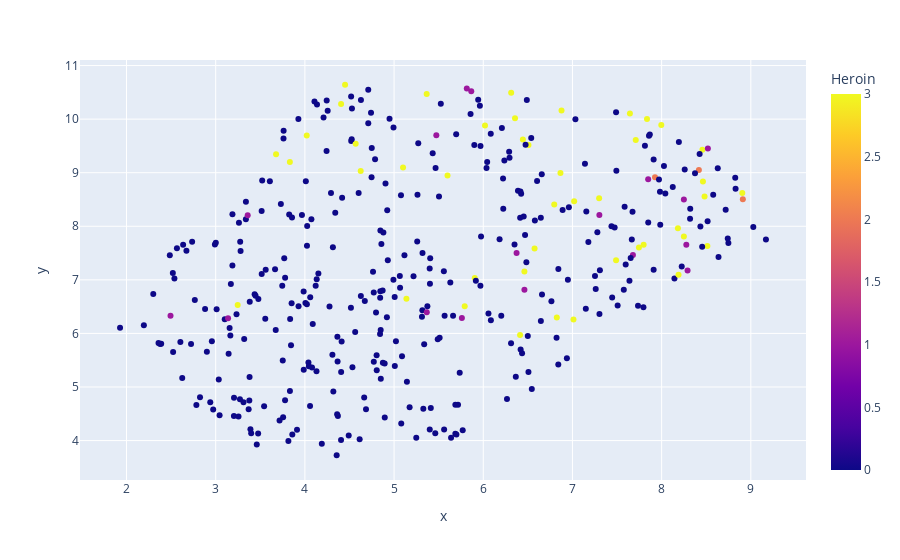
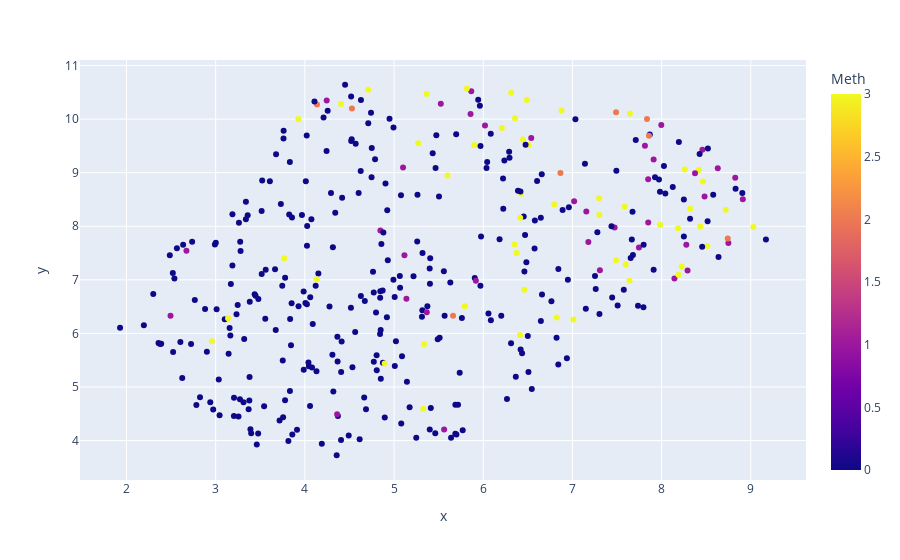
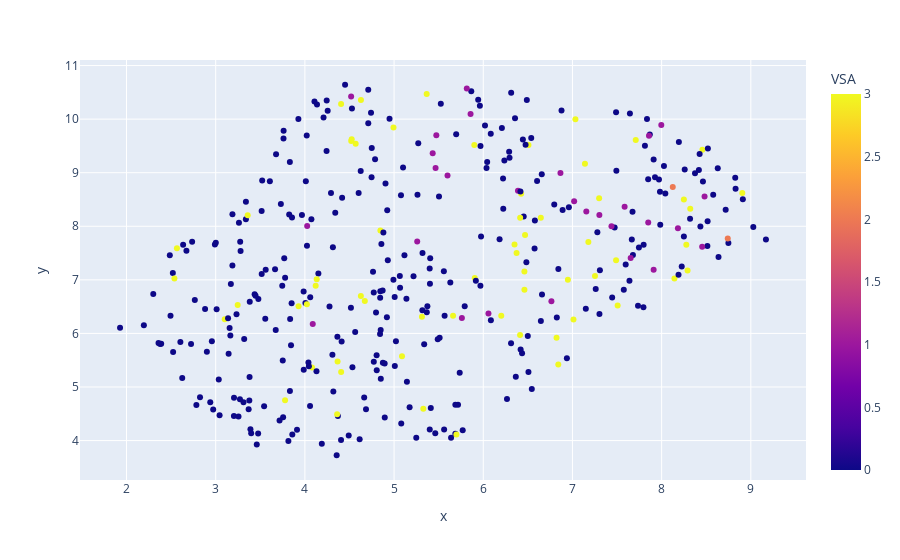

Notebook source saved alongside these figures, in order:
### Markdown cell above
## Disitribution of Targets in Data

### Code cell
sample_drug_3 = drug_3.sample(n=400, random_state=20)
for target in target_list:
    express.scatter(data_frame=sample_drug_3, x='x', y='y', color=target).show()

### Figure 1 — Plotly figure (JSON) as saved in the notebook; plotly's stock layout.template omitted (floating-point values rounded to 4 significant figures; data arrays with more than 128 entries replaced by an {"elided": "..."} marker saying what was removed)
{"data": [{"hovertemplate": "x=%{x}<br>y=%{y}<br>Heroin=%{marker.color}<extra></extra>", "legendgroup": "", "marker": {"color": {"elided": "400 int values"}, "coloraxis": "coloraxis", "symbol": "circle"}, "mode": "markers", "name": "", "orientation": "v", "showlegend": false, "type": "scatter", "x": {"elided": "400 float values"}, "xaxis": "x", "y": {"elided": "400 float values"}, "yaxis": "y"}], "layout": {"autosize": true, "coloraxis": {"colorbar": {"title": {"text": "Heroin"}}, "colorscale": [[0, "#0d0887"], [0.1111, "#46039f"], [0.2222, "#7201a8"], [0.3333, "#9c179e"], [0.4444, "#bd3786"], [0.5556, "#d8576b"], [0.6667, "#ed7953"], [0.7778, "#fb9f3a"], [0.8889, "#fdca26"], [1, "#f0f921"]]}, "legend": {"tracegroupgap": 0}, "margin": {"t": 60}, "xaxis": {"anchor": "y", "autorange": true, "domain": [0, 1], "range": [1.461, 9.636], "title": {"text": "x"}, "type": "linear"}, "yaxis": {"anchor": "x", "autorange": true, "domain": [0, 1], "range": [3.19, 11.18], "title": {"text": "y"}, "type": "linear"}}}

### Figure 2 — Plotly figure (JSON) as saved in the notebook; plotly's stock layout.template omitted (floating-point values rounded to 4 significant figures; data arrays with more than 128 entries replaced by an {"elided": "..."} marker saying what was removed)
{"data": [{"hovertemplate": "x=%{x}<br>y=%{y}<br>Meth=%{marker.color}<extra></extra>", "legendgroup": "", "marker": {"color": {"elided": "400 int values"}, "coloraxis": "coloraxis", "symbol": "circle"}, "mode": "markers", "name": "", "orientation": "v", "showlegend": false, "type": "scatter", "x": {"elided": "400 float values"}, "xaxis": "x", "y": {"elided": "400 float values"}, "yaxis": "y"}], "layout": {"autosize": true, "coloraxis": {"colorbar": {"title": {"text": "Meth"}}, "colorscale": [[0, "#0d0887"], [0.1111, "#46039f"], [0.2222, "#7201a8"], [0.3333, "#9c179e"], [0.4444, "#bd3786"], [0.5556, "#d8576b"], [0.6667, "#ed7953"], [0.7778, "#fb9f3a"], [0.8889, "#fdca26"], [1, "#f0f921"]]}, "legend": {"tracegroupgap": 0}, "margin": {"t": 60}, "xaxis": {"anchor": "y", "autorange": true, "domain": [0, 1], "range": [1.462, 9.635], "title": {"text": "x"}, "type": "linear"}, "yaxis": {"anchor": "x", "autorange": true, "domain": [0, 1], "range": [3.19, 11.18], "title": {"text": "y"}, "type": "linear"}}}

### Figure 3 — Plotly figure (JSON) as saved in the notebook; plotly's stock layout.template omitted (floating-point values rounded to 4 significant figures; data arrays with more than 128 entries replaced by an {"elided": "..."} marker saying what was removed)
{"data": [{"hovertemplate": "x=%{x}<br>y=%{y}<br>VSA=%{marker.color}<extra></extra>", "legendgroup": "", "marker": {"color": {"elided": "400 int values"}, "coloraxis": "coloraxis", "symbol": "circle"}, "mode": "markers", "name": "", "orientation": "v", "showlegend": false, "type": "scatter", "x": {"elided": "400 float values"}, "xaxis": "x", "y": {"elided": "400 float values"}, "yaxis": "y"}], "layout": {"autosize": true, "coloraxis": {"colorbar": {"title": {"text": "VSA"}}, "colorscale": [[0, "#0d0887"], [0.1111, "#46039f"], [0.2222, "#7201a8"], [0.3333, "#9c179e"], [0.4444, "#bd3786"], [0.5556, "#d8576b"], [0.6667, "#ed7953"], [0.7778, "#fb9f3a"], [0.8889, "#fdca26"], [1, "#f0f921"]]}, "legend": {"tracegroupgap": 0}, "margin": {"t": 60}, "xaxis": {"anchor": "y", "autorange": true, "domain": [0, 1], "range": [1.462, 9.635], "title": {"text": "x"}, "type": "linear"}, "yaxis": {"anchor": "x", "autorange": true, "domain": [0, 1], "range": [3.19, 11.18], "title": {"text": "y"}, "type": "linear"}}}
